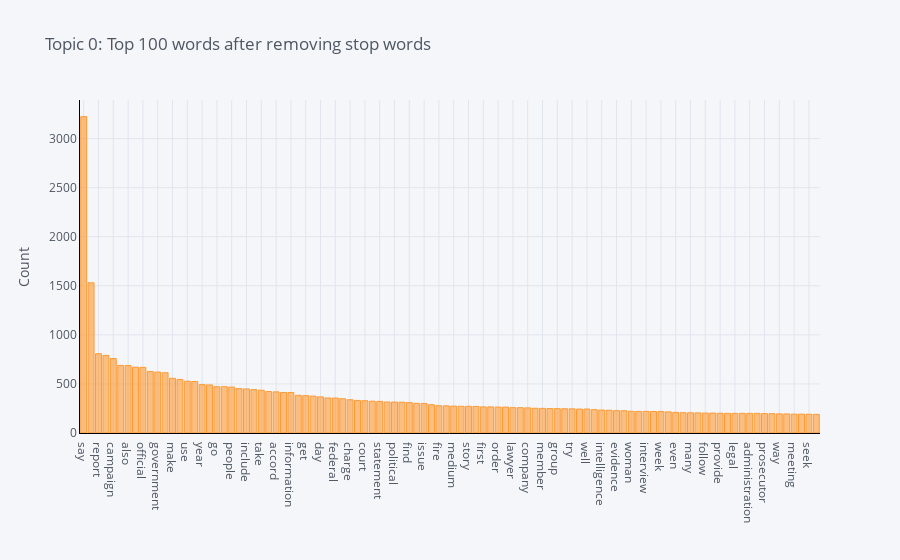

Notebook cell for this chart:
### Code cell
plot_model(lda)

### Figure 1 — Plotly figure (JSON) as saved in the notebook; plotly's stock layout.template omitted (floating-point values rounded to 4 significant figures)
{"data": [{"marker": {"color": "rgba(255, 153, 51, 0.6)", "line": {"color": "rgba(255, 153, 51, 1.0)", "width": 1}}, "name": "count", "orientation": "v", "text": "", "type": "bar", "x": ["say", "trump", "report", "state", "campaign", "election", "also", "former", "official", "investigation", "government", "tell", "make", "email", "use", "case", "year", "law", "go", "call", "people", "time", "include", "know", "take", "ask", "accord", "russian", "information", "president", "get", "release", "day", "work", "federal", "office", "charge", "claim", "court", "public", "statement", "come", "political", "give", "find", "new", "issue", "see", "fire", "presidential", "medium", "agency", "story", "document", "first", "question", "order", "police", "lawyer", "show", "company", "rule", "member", "right", "group", "democratic", "try", "attack", "well", "part", "intelligence", "vote", "evidence", "investigate", "woman", "source", "interview", "think", "week", "lead", "even", "help", "many", "want", "follow", "write", "provide", "allegation", "legal", "pay", "administration", "believe", "prosecutor", "system", "way", "foreign", "meeting", "support", "seek", "department"], "y": [3224, 1531, 808, 791, 759, 689, 688, 671, 669, 627, 621, 614, 557, 546, 528, 525, 493, 490, 472, 472, 468, 452, 449, 442, 436, 422, 419, 413, 412, 384, 380, 376, 368, 357, 356, 349, 339, 332, 329, 324, 322, 316, 315, 314, 310, 302, 301, 288, 278, 277, 274, 272, 272, 271, 266, 266, 264, 264, 258, 258, 256, 252, 251, 249, 248, 247, 246, 244, 244, 238, 234, 232, 228, 227, 221, 220, 220, 219, 219, 215, 210, 207, 206, 205, 203, 203, 201, 200, 200, 200, 200, 200, 198, 197, 195, 194, 192, 192, 191, 190]}], "layout": {"legend": {"bgcolor": "#F5F6F9", "font": {"color": "#4D5663"}}, "paper_bgcolor": "#F5F6F9", "plot_bgcolor": "#F5F6F9", "title": {"font": {"color": "#4D5663"}, "text": "Topic 0: Top 100 words after removing stop words"}, "xaxis": {"gridcolor": "#E1E5ED", "linecolor": "black", "showgrid": true, "tickfont": {"color": "#4D5663"}, "title": {"font": {"color": "#4D5663"}, "text": ""}, "zerolinecolor": "#E1E5ED"}, "yaxis": {"gridcolor": "#E1E5ED", "linecolor": "black", "showgrid": true, "tickfont": {"color": "#4D5663"}, "title": {"font": {"color": "#4D5663"}, "text": "Count"}, "zerolinecolor": "#E1E5ED"}}}
